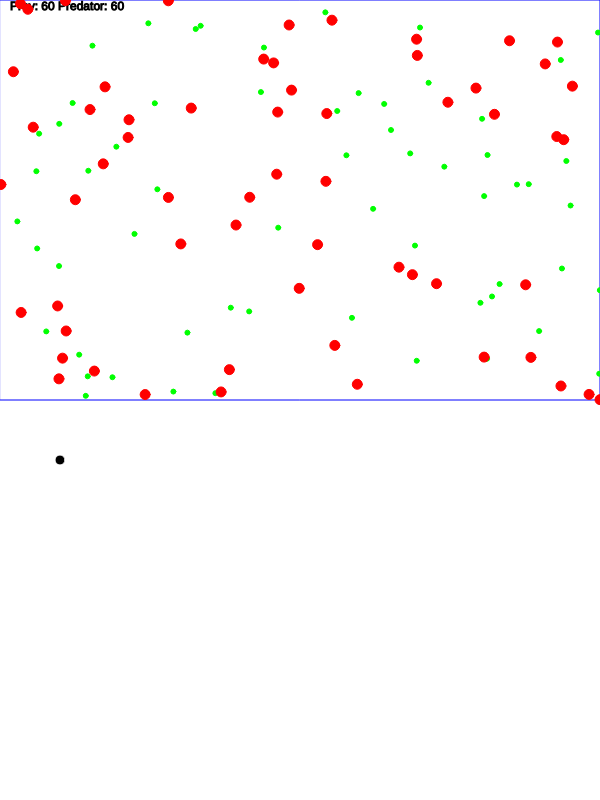
Frame 1 (no input)
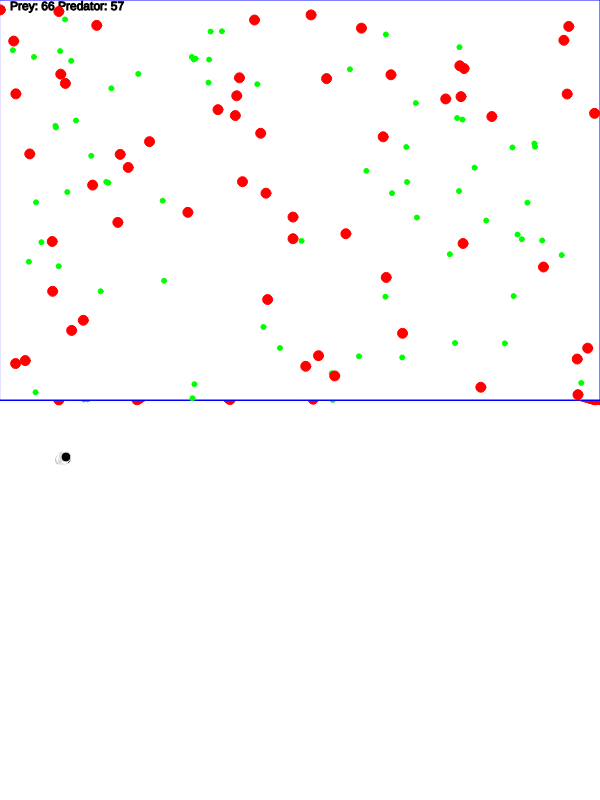
Frame 60 (no input)
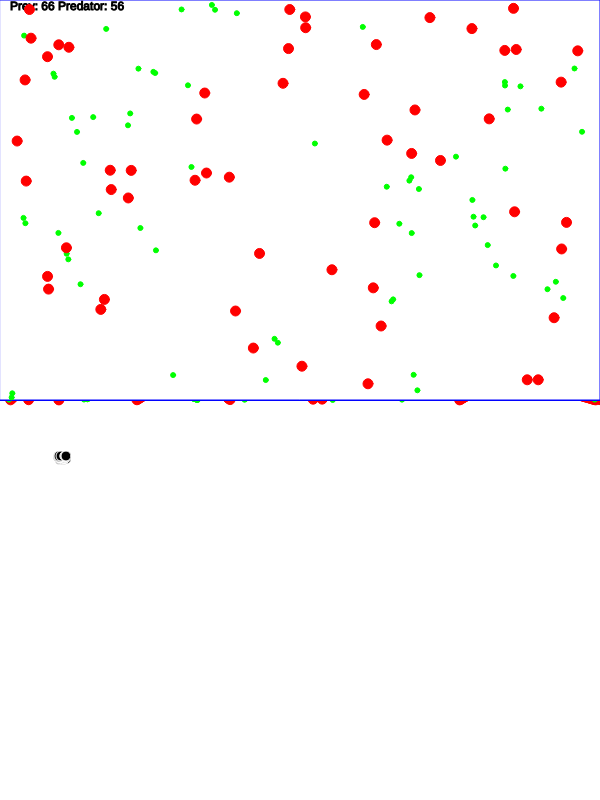
Frame 120 (the mouse pressed at the canvas centre since frame 60)

The p5.js sketch that drew these frames (run headless with seeded random() and noise() and a simulated clock; from frame 60 on, the mouse is pressed at the canvas centre):

// p5.js sketch
// ── sketch.js
let Width = 600;
let Height = 400;
let CHeight = Height + 400;

let MaxVel = 10;
let T = 0.0;
let dT = 0.1;

let NPrey = 60
let NPredator = 60;
let Alpha = 0.005;
let Gamma = 0.001;
let DistanceThreshold = 10;
let Beta = 0.2;  // prey's mortality
let Delta = 0.15

function birth(fish) {
    let vx = random(-MaxVel, MaxVel);
    let vy = random(-MaxVel, MaxVel);
    return [fish[0], fish[1], vx, vy];
}

function moveFishes(population, dt) {
    for (let i = 0; i < population.length; i++) {
	let fish = population[i];
	fish[0] = fish[0] + fish[2] * dt;
	fish[1] = fish[1] + fish[3] * dt;
	fish[0] = (fish[0] + Width) % Width;
	fish[1] = (fish[1] + Height) % Height;
    }
}

function preyReproduction(population, alpha) {
    let new_fishes = []
    for (let i = 0; i < population.length; i++) {
	let fish = population[i];
	if (random() < alpha) {
	    let new_fish = birth(fish)
	    new_fishes.push(new_fish);
	}
    }
    return new_fishes;
}

function predatorExtinction(population, gamma) {
    let i = 0;
    while(i < population.length) {
	if (random() < gamma) {
	    population[i] = population[population.length - 1];
	    population.pop();
	} else {
	    i++;
	}
    }
}

function relationship(predators, preys, threshold, beta, delta) {
    let new_predators = [];
    
    for(let pred_idx = 0; pred_idx < predators.length; pred_idx++) {
	let predator = predators[pred_idx];

	let prey_idx = 0;
	console.log(preys.length);
	while(prey_idx < preys.length) {
	    let prey = preys[prey_idx];
	    let d = abs(prey[0] - predator[0]) + abs(prey[1] - predator[1]);
	    if (d < threshold) {
		if(random() < beta) {
		    preys[prey_idx] = preys[preys.length - 1];
		    preys.pop();
		    prey_idx--;
		    if(random() < delta) {
			new_predators.push(birth(predator));
		    }
		}
	    }
	    prey_idx++;
	}
    }

    return new_predators;
}

function step() {
    moveFishes(PreyPopulation, dT);
    moveFishes(PredatorPopulation, dT);

    let new_preys = preyReproduction(PreyPopulation, Alpha);

    predatorExtinction(PredatorPopulation, Gamma);

    let new_predators = relationship(PredatorPopulation, PreyPopulation, DistanceThreshold, Beta, Delta);

    // // добавляем приплод
    PreyPopulation = PreyPopulation.concat(new_preys);
    PredatorPopulation = PredatorPopulation.concat(new_predators);
}

function drawPopulation(population, color, size) {
    fill(color);
    stroke(color);

    for(let i = 0; i < population.length; i++) {
	let fish = population[i];
	ellipse(fish[0], fish[1], size, size);
    }
}

let PreyPopulation = [];
let PredatorPopulation = [];

function setup() {
    createCanvas(Width, CHeight);

    let init_fish = () => {
	let x = random(0, Width);
	let y = random(0, Height);
	let vx = random(-MaxVel, MaxVel);
	let vy = random(-MaxVel, MaxVel);
	return [x, y, vx, vy]
    };

    for(let i = 0; i < NPrey; i++) {
	PreyPopulation.push(init_fish());
    }

    for(let i = 0; i < NPredator; i++) {
	PredatorPopulation.push(init_fish());
    }
}

function draw() {
    fill(255);
    stroke(0,0,255);
    rect(0,0,Width, Height);

    fill(0);
    stroke(0);
    let npreys = PreyPopulation.length;
    let npredators = PredatorPopulation.length;
    text('Prey: ' + npreys + ' Predator: ' + npredators,
	 10, 10);
    drawPopulation(PreyPopulation, [0, 255, 0], 5);
    drawPopulation(PredatorPopulation, [255, 0, 0], 10);

    translate(0, Height);
    fill(0);
    stroke(255);
    ellipse(npreys, npredators, 10, 10);

    step();
}
